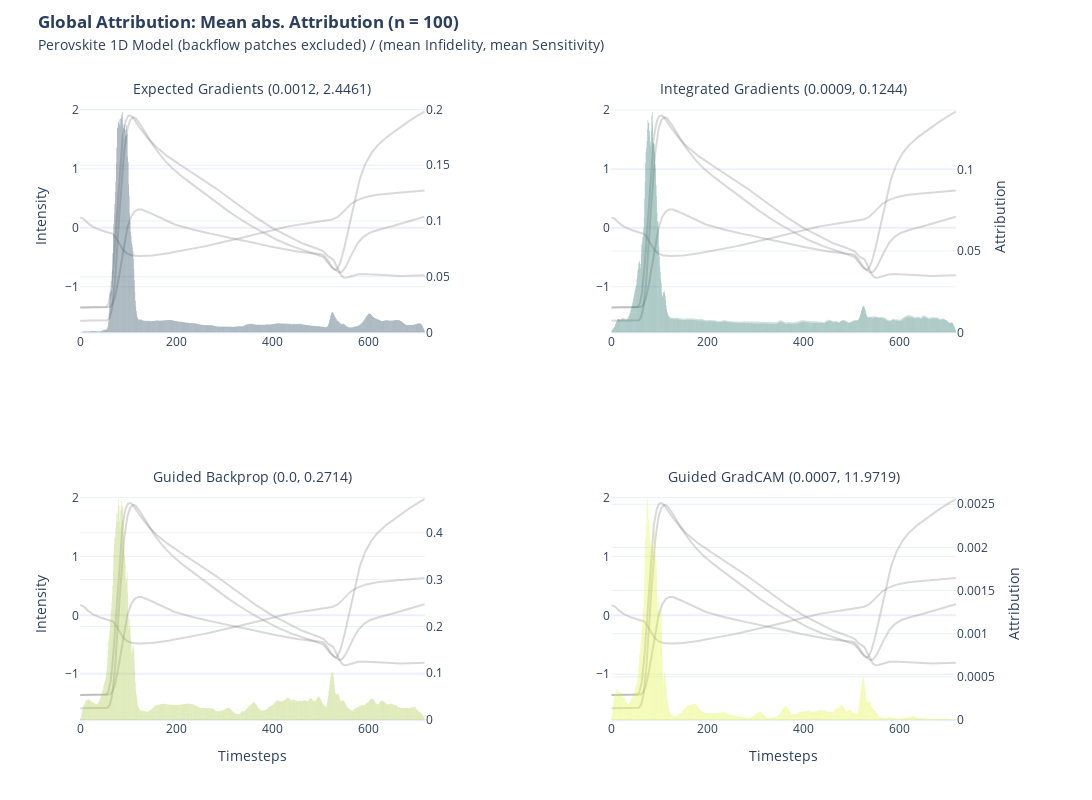

Notebook cell for this chart:
### Markdown cell above
## Visualization of global abs. attribution

### Code cell
import plotly.graph_objects as go


def format_title(title, subtitle=None, subtitle_font_size=14):
    title = f"<b>{title}</b>"
    if not subtitle:
        return title
    subtitle = f'<span style="font-size: {subtitle_font_size}px;">{subtitle}</span>'
    return f"{title}<br>{subtitle}"


from plotly.subplots import make_subplots

x = x_batch.mean(0)

fig = make_subplots(
    rows=2,
    cols=2,
    specs=[
        [{"secondary_y": True}, {"secondary_y": True}],
        [{"secondary_y": True}, {"secondary_y": True}],
    ],
    subplot_titles=(
        format_title(
            "",
            "Expected Gradients ("
            + str(np.round(infid_eg.numpy(), 4))
            + ", "
            + str(np.round(sens_eg.numpy(), 4))
            + ")",
        ),
        format_title(
            "",
            "Integrated Gradients ("
            + str(np.round(infid_ig.numpy(), 4))
            + ", "
            + str(np.round(sens_ig.numpy(), 4))
            + ")",
        ),
        format_title(
            "",
            "Guided Backprop ("
            + str(np.round(infid_gbp.numpy(), 4))
            + ", "
            + str(np.round(sens_gbp.numpy(), 4))
            + ")",
        ),
        format_title(
            "",
            "Guided GradCAM ("
            + str(np.round(infid_ggc.numpy(), 4))
            + ", "
            + str(np.round(sens_ggc.numpy(), 4))
            + ")",
        ),
    ),
)


fig.add_trace(
    go.Scatter(y=x[0], name="ND", marker_color="grey", opacity=0.3, showlegend=False),
    row=1,
    col=1,
)
fig.add_trace(
    go.Scatter(
        y=x[1], name="LP725", marker_color="grey", opacity=0.3, showlegend=False
    ),
    row=1,
    col=1,
)
fig.add_trace(
    go.Scatter(
        y=x[2], name="LP780", marker_color="grey", opacity=0.3, showlegend=False
    ),
    row=1,
    col=1,
)
fig.add_trace(
    go.Scatter(
        y=x[3], name="SP775", marker_color="grey", opacity=0.3, showlegend=False
    ),
    row=1,
    col=1,
)
fig.add_trace(
    go.Bar(
        y=attr_eg.squeeze().sum(axis=0),
        marker_color="#042940",
        opacity=0.5,
        showlegend=False,
        marker_line_width=0,
    ),
    secondary_y=True,
    row=1,
    col=1,
)

fig.add_trace(
    go.Scatter(y=x[0], name="ND", marker_color="grey", opacity=0.3, showlegend=False),
    row=1,
    col=2,
)
fig.add_trace(
    go.Scatter(
        y=x[1], name="LP725", marker_color="grey", opacity=0.3, showlegend=False
    ),
    row=1,
    col=2,
)
fig.add_trace(
    go.Scatter(
        y=x[2], name="LP780", marker_color="grey", opacity=0.3, showlegend=False
    ),
    row=1,
    col=2,
)
fig.add_trace(
    go.Scatter(
        y=x[3], name="SP775", marker_color="grey", opacity=0.3, showlegend=False
    ),
    row=1,
    col=2,
)
fig.add_trace(
    go.Bar(
        y=attr_ig.squeeze().sum(axis=0),
        marker_color="#005C53",
        opacity=0.5,
        showlegend=False,
        marker_line_width=0,
    ),
    secondary_y=True,
    row=1,
    col=2,
)

fig.add_trace(
    go.Scatter(y=x[0], name="ND", marker_color="grey", opacity=0.3, showlegend=False),
    row=2,
    col=1,
)
fig.add_trace(
    go.Scatter(
        y=x[1], name="LP725", marker_color="grey", opacity=0.3, showlegend=False
    ),
    row=2,
    col=1,
)
fig.add_trace(
    go.Scatter(
        y=x[2], name="LP780", marker_color="grey", opacity=0.3, showlegend=False
    ),
    row=2,
    col=1,
)
fig.add_trace(
    go.Scatter(
        y=x[3], name="SP775", marker_color="grey", opacity=0.3, showlegend=False
    ),
    row=2,
    col=1,
)
fig.add_trace(
    go.Bar(
        y=attr_gbp.squeeze().sum(axis=0),
        marker_color="#9FC131",
        opacity=0.5,
        showlegend=False,
        marker_line_width=0,
    ),
    secondary_y=True,
    row=2,
    col=1,
)

fig.add_trace(
    go.Scatter(y=x[0], name="ND", marker_color="grey", opacity=0.3, showlegend=False),
    row=2,
    col=2,
)
fig.add_trace(
    go.Scatter(
        y=x[1], name="LP725", marker_color="grey", opacity=0.3, showlegend=False
    ),
    row=2,
    col=2,
)
fig.add_trace(
    go.Scatter(
        y=x[2], name="LP780", marker_color="grey", opacity=0.3, showlegend=False
    ),
    row=2,
    col=2,
)
fig.add_trace(
    go.Scatter(
        y=x[3], name="SP775", marker_color="grey", opacity=0.3, showlegend=False
    ),
    row=2,
    col=2,
)
fig.add_trace(
    go.Bar(
        y=attr_ggc.squeeze().sum(axis=0),
        marker_color="#DBF227",
        opacity=0.5,
        showlegend=False,
        marker_line_width=0,
    ),
    secondary_y=True,
    row=2,
    col=2,
)

fig.update_yaxes(title=None)
fig.update_yaxes(title_text=None, secondary_y=True)
fig.update_xaxes(title=None)

fig.update_yaxes(title="Intensity", row=1, col=1)
fig.update_yaxes(title_text=None, secondary_y=True, row=1, col=1)
fig.update_yaxes(title_text="Attribution", secondary_y=True, row=1, col=2)
fig.update_yaxes(title="Intensity", row=2, col=1)
fig.update_yaxes(title_text=None, secondary_y=True, row=2, col=1)
fig.update_yaxes(title_text="Attribution", secondary_y=True, row=2, col=2)
fig.update_xaxes(title="Timesteps", row=2, col=1)
fig.update_xaxes(title="Timesteps", row=2, col=2)

fig.update_layout(
    title=format_title(
        "Global Attribution: Mean abs. Attribution (n = " + str(batch_size) + ")",
        "Perovskite 1D Model / (mean Infidelity, mean Sensitivity)",
    ),
    legend_title=None,
    title_y=0.965,
    title_x=0.035,
    template="plotly_white",
    height=800,
    width=2000,
)

fig.write_image("xai/images/1D/1D_cmp_global.png", scale=2)

fig.show()

### Figure 1 — Plotly figure (JSON) as saved in the notebook; plotly's stock layout.template omitted (floating-point values rounded to 4 significant figures; data arrays with more than 128 entries replaced by an {"elided": "..."} marker saying what was removed)
{"data": [{"marker": {"color": "grey"}, "name": "ND", "opacity": 0.3, "showlegend": false, "type": "scatter", "xaxis": "x", "y": {"elided": "719 float values"}, "yaxis": "y"}, {"marker": {"color": "grey"}, "name": "LP725", "opacity": 0.3, "showlegend": false, "type": "scatter", "xaxis": "x", "y": {"elided": "719 float values"}, "yaxis": "y"}, {"marker": {"color": "grey"}, "name": "LP780", "opacity": 0.3, "showlegend": false, "type": "scatter", "xaxis": "x", "y": {"elided": "719 float values"}, "yaxis": "y"}, {"marker": {"color": "grey"}, "name": "SP775", "opacity": 0.3, "showlegend": false, "type": "scatter", "xaxis": "x", "y": {"elided": "719 float values"}, "yaxis": "y"}, {"marker": {"color": "#042940", "line": {"width": 0}}, "opacity": 0.5, "showlegend": false, "type": "bar", "xaxis": "x", "y": {"elided": "719 float values"}, "yaxis": "y2"}, {"marker": {"color": "grey"}, "name": "ND", "opacity": 0.3, "showlegend": false, "type": "scatter", "xaxis": "x2", "y": {"elided": "719 float values"}, "yaxis": "y3"}, {"marker": {"color": "grey"}, "name": "LP725", "opacity": 0.3, "showlegend": false, "type": "scatter", "xaxis": "x2", "y": {"elided": "719 float values"}, "yaxis": "y3"}, {"marker": {"color": "grey"}, "name": "LP780", "opacity": 0.3, "showlegend": false, "type": "scatter", "xaxis": "x2", "y": {"elided": "719 float values"}, "yaxis": "y3"}, {"marker": {"color": "grey"}, "name": "SP775", "opacity": 0.3, "showlegend": false, "type": "scatter", "xaxis": "x2", "y": {"elided": "719 float values"}, "yaxis": "y3"}, {"marker": {"color": "#005C53", "line": {"width": 0}}, "opacity": 0.5, "showlegend": false, "type": "bar", "xaxis": "x2", "y": {"elided": "719 float values"}, "yaxis": "y4"}, {"marker": {"color": "grey"}, "name": "ND", "opacity": 0.3, "showlegend": false, "type": "scatter", "xaxis": "x3", "y": {"elided": "719 float values"}, "yaxis": "y5"}, {"marker": {"color": "grey"}, "name": "LP725", "opacity": 0.3, "showlegend": false, "type": "scatter", "xaxis": "x3", "y": {"elided": "719 float values"}, "yaxis": "y5"}, {"marker": {"color": "grey"}, "name": "LP780", "opacity": 0.3, "showlegend": false, "type": "scatter", "xaxis": "x3", "y": {"elided": "719 float values"}, "yaxis": "y5"}, {"marker": {"color": "grey"}, "name": "SP775", "opacity": 0.3, "showlegend": false, "type": "scatter", "xaxis": "x3", "y": {"elided": "719 float values"}, "yaxis": "y5"}, {"marker": {"color": "#9FC131", "line": {"width": 0}}, "opacity": 0.5, "showlegend": false, "type": "bar", "xaxis": "x3", "y": {"elided": "719 float values"}, "yaxis": "y6"}, {"marker": {"color": "grey"}, "name": "ND", "opacity": 0.3, "showlegend": false, "type": "scatter", "xaxis": "x4", "y": {"elided": "719 float values"}, "yaxis": "y7"}, {"marker": {"color": "grey"}, "name": "LP725", "opacity": 0.3, "showlegend": false, "type": "scatter", "xaxis": "x4", "y": {"elided": "719 float values"}, "yaxis": "y7"}, {"marker": {"color": "grey"}, "name": "LP780", "opacity": 0.3, "showlegend": false, "type": "scatter", "xaxis": "x4", "y": {"elided": "719 float values"}, "yaxis": "y7"}, {"marker": {"color": "grey"}, "name": "SP775", "opacity": 0.3, "showlegend": false, "type": "scatter", "xaxis": "x4", "y": {"elided": "719 float values"}, "yaxis": "y7"}, {"marker": {"color": "#DBF227", "line": {"width": 0}}, "opacity": 0.5, "showlegend": false, "type": "bar", "xaxis": "x4", "y": {"elided": "719 float values"}, "yaxis": "y8"}], "layout": {"annotations": [{"font": {"size": 16}, "showarrow": false, "text": "<b></b><br><span style=\"font-size: 14px;\">Expected Gradients (0.0012, 2.4461)</span>", "x": 0.185, "xanchor": "center", "xref": "paper", "y": 1, "yanchor": "bottom", "yref": "paper"}, {"font": {"size": 16}, "showarrow": false, "text": "<b></b><br><span style=\"font-size: 14px;\">Integrated Gradients (0.0009, 0.1244)</span>", "x": 0.755, "xanchor": "center", "xref": "paper", "y": 1, "yanchor": "bottom", "yref": "paper"}, {"font": {"size": 16}, "showarrow": false, "text": "<b></b><br><span style=\"font-size: 14px;\">Guided Backprop (0.0, 0.2714)</span>", "x": 0.185, "xanchor": "center", "xref": "paper", "y": 0.375, "yanchor": "bottom", "yref": "paper"}, {"font": {"size": 16}, "showarrow": false, "text": "<b></b><br><span style=\"font-size: 14px;\">Guided GradCAM (0.0007, 11.9719)</span>", "x": 0.755, "xanchor": "center", "xref": "paper", "y": 0.375, "yanchor": "bottom", "yref": "paper"}], "height": 800, "legend": {"title": {}}, "title": {"text": "<b>Global Attribution: Mean abs. Attribution (n = 100)</b><br><span style=\"font-size: 14px;\">Perovskite 1D Model (backflow patches excluded) / (mean Infidelity, mean Sensitivity)</span>", "x": 0.035, "y": 0.965}, "width": 2000, "xaxis": {"anchor": "y", "domain": [0, 0.37], "title": {}}, "xaxis2": {"anchor": "y3", "domain": [0.57, 0.94], "title": {}}, "xaxis3": {"anchor": "y5", "domain": [0, 0.37], "title": {"text": "Timesteps"}}, "xaxis4": {"anchor": "y7", "domain": [0.57, 0.94], "title": {"text": "Timesteps"}}, "yaxis": {"anchor": "x", "domain": [0.625, 1], "title": {"text": "Intensity"}}, "yaxis2": {"anchor": "x", "overlaying": "y", "side": "right", "title": {}}, "yaxis3": {"anchor": "x2", "domain": [0.625, 1], "title": {}}, "yaxis4": {"anchor": "x2", "overlaying": "y3", "side": "right", "title": {"text": "Attribution"}}, "yaxis5": {"anchor": "x3", "domain": [0, 0.375], "title": {"text": "Intensity"}}, "yaxis6": {"anchor": "x3", "overlaying": "y5", "side": "right", "title": {}}, "yaxis7": {"anchor": "x4", "domain": [0, 0.375], "title": {}}, "yaxis8": {"anchor": "x4", "overlaying": "y7", "side": "right", "title": {"text": "Attribution"}}}}
